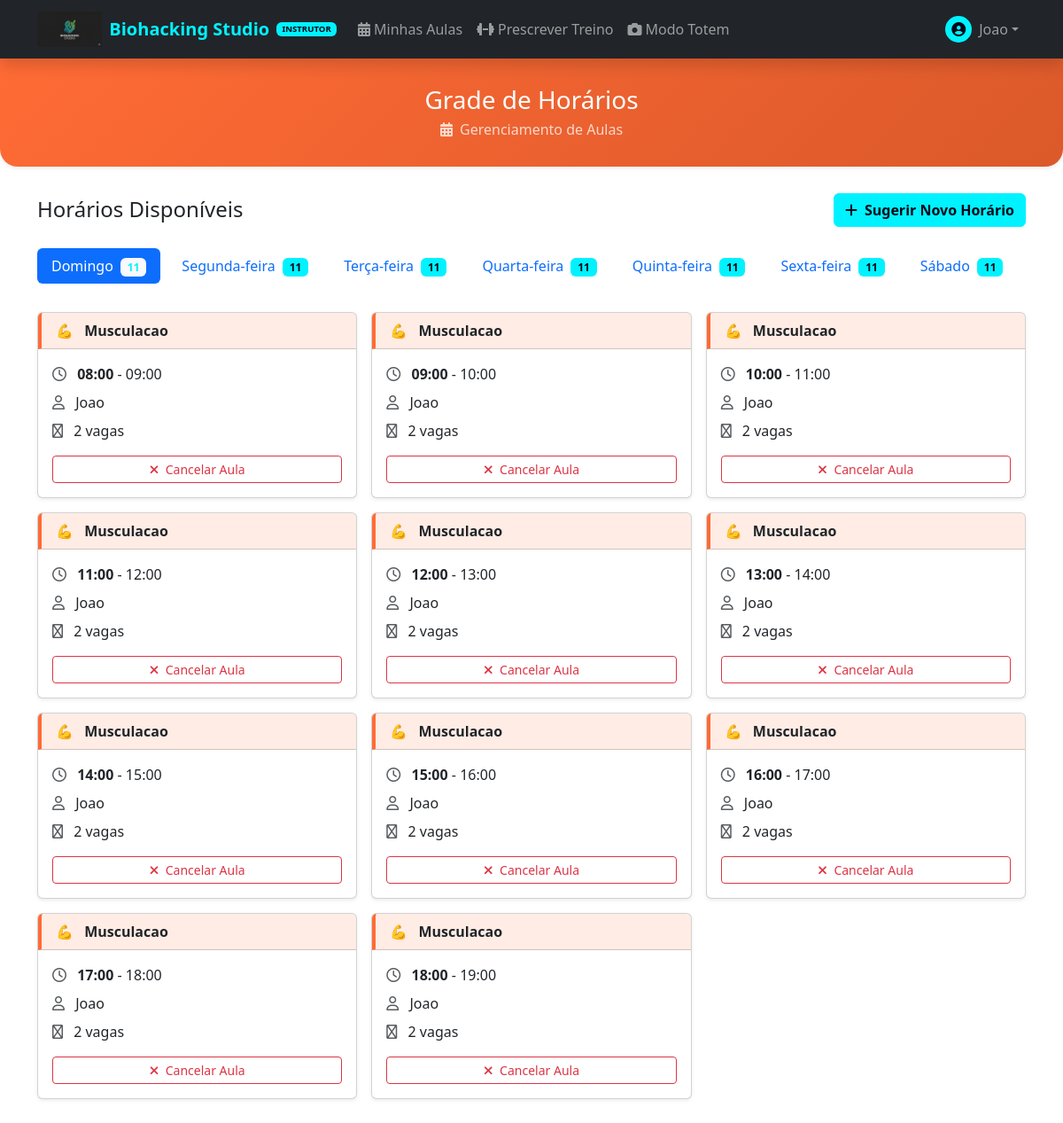
Screenshot of /instructor/schedules (signed in) with the database file from the repository.
### app/models/user.py (models this page shows, shortened)
class User(UserMixin, db.Model):
    __tablename__ = 'users'
    id = db.Column(db.Integer, primary_key=True)
    name = db.Column(db.String(100), nullable=False)
    email = db.Column(db.String(120), unique=True, nullable=False)
    phone = db.Column(db.String(20), nullable=False)
    password_hash = db.Column(db.String(256), nullable=False)
    cpf = db.Column(db.String(14), nullable=True)  # Formato: 123.456.789-00
    gender = db.Column(db.Enum(Gender), nullable=True)
    role = db.Column(db.String(20), default='student')
    xp = db.Column(db.Integer, default=0)  # XP total historico (para ranking)
    level = db.Column(db.Integer, default=1)
    xp_available = db.Column(db.Integer, default=0)  # XP disponivel para conversao (janela 3 meses)
    credits_balance = db.Column(db.Integer, default=0)  # Total de creditos ativos (wallets)
    face_encoding = db.Column(db.LargeBinary, nullable=True)
    face_encoding_version = db.Column(db.String(10), default='v1')
    face_registered_at = db.Column(db.DateTime, nullable=True)
    face_last_recognized = db.Column(db.DateTime, nullable=True)
    face_confidence_threshold = db.Column(db.Float, default=0.6)
    photo_url = db.Column(db.String(255))
    referral_code = db.Column(db.String(12), unique=True, nullable=True)
    professional_type = db.Column(db.Enum(ProfessionalType), nullable=True)
    base_commission_rate = db.Column(db.Numeric(5, 2), nullable=True)
    is_active = db.Column(db.Boolean, default=True)
    created_at = db.Column(db.DateTime, default=datetime.utcnow)
    updated_at = db.Column(db.DateTime, default=datetime.utcnow, onupdate=datetime.utcnow)
    last_login = db.Column(db.DateTime)
    @property
    def is_admin(self):
        return self.role == 'admin'
    @property
    def is_student(self):
        return self.role == 'student'
    @property
    def is_instructor(self):
        return self.role == 'instructor'

### app/models/class_schedule.py (models this page shows, shortened)
class ClassSchedule(db.Model):
    __tablename__ = 'class_schedules'
    id = db.Column(db.Integer, primary_key=True)
    modality_id = db.Column(db.Integer, db.ForeignKey('modalities.id'), nullable=False)
    instructor_id = db.Column(db.Integer, db.ForeignKey('users.id'), nullable=False)
    weekday = db.Column(db.Integer, nullable=False)  # 0=Dom, 6=Sab
    start_time = db.Column(db.Time, nullable=False)
    end_time = db.Column(db.Time, nullable=False)
    capacity = db.Column(db.Integer, default=10)
    current_split_rate = db.Column(db.Numeric(5, 2), default=60.00)
    avg_occupancy_rate = db.Column(db.Numeric(5, 2), default=0.00)
    is_active = db.Column(db.Boolean, default=True)
    is_approved = db.Column(db.Boolean, default=True)  # Por padrao admin cria aprovado
    created_by_id = db.Column(db.Integer, db.ForeignKey('users.id'), nullable=True)
    created_at = db.Column(db.DateTime, default=datetime.utcnow)
    updated_at = db.Column(db.DateTime, default=datetime.utcnow, onupdate=datetime.utcnow)
    instructor = db.relationship('User', foreign_keys=[instructor_id], backref='instructor_schedules')
    created_by = db.relationship('User', foreign_keys=[created_by_id], backref='created_schedules')

### app/models/modality.py (models this page shows, shortened)
class Modality(db.Model):
    __tablename__ = 'modalities'
    id = db.Column(db.Integer, primary_key=True)
    name = db.Column(db.String(100), nullable=False)
    description = db.Column(db.Text)
    color = db.Column(db.String(7), default='#FF6B35')
    icon = db.Column(db.String(50))  # Emoji ou FontAwesome
    is_active = db.Column(db.Boolean, default=True)
    credits_cost = db.Column(db.Integer, default=1, nullable=False)
    default_duration = db.Column(db.Integer, default=60, nullable=False) # em minutos
    is_featured = db.Column(db.Boolean, default=False)  # Destaque na landing page
    requires_gender_segregation = db.Column(db.Boolean, default=False)
    slug = db.Column(db.String(50), nullable=True, unique=True)
    created_at = db.Column(db.DateTime, default=datetime.utcnow)
    updated_at = db.Column(db.DateTime, default=datetime.utcnow, onupdate=datetime.utcnow)
    schedules = db.relationship('ClassSchedule', backref='modality', lazy=True)

### app/routes/instructor.py (the view)
@instructor_bp.route('/schedules')
@login_required
@instructor_required
def list_schedules():
    schedules = ClassSchedule.query.order_by(
        ClassSchedule.weekday,
        ClassSchedule.start_time
    ).all()
    schedules_by_day = {}
    for day_num, day_name in WEEKDAYS:
        schedules_by_day[day_name] = [s for s in schedules if s.weekday == day_num]
    return render_template('instructor/schedules/list.html',
                         schedules_by_day=schedules_by_day,
                         weekdays=WEEKDAYS)

### app/models/notification.py (called while the page is built)
    @classmethod
    def get_unread_count(cls, user_id):
        return cls.query.filter_by(user_id=user_id, is_read=False).count()

### app/routes/instructor.py (called while the page is built)
def instructor_required(f):
    from functools import wraps
    @wraps(f)
    def decorated_function(*args, **kwargs):
        if not current_user.is_authenticated:
            abort(403)
        is_staff = current_user.role in ('instructor', 'admin') or \
                   (hasattr(current_user, 'professional_type') and current_user.professional_type is not None)
        if not is_staff:
            abort(403)
        return f(*args, **kwargs)
    return decorated_function

### app/templates/instructor/schedules/list.html (shortened to what this page needs)
{% extends "base.html" %}
{% block content %}
<header class="instructor-header shadow-sm mt-0">
    <div class="container text-center">
        <h1 class="h3 mb-1">Grade de Horários</h1>
        <p class="mb-0 opacity-75">
            <i class="fas fa-calendar-alt me-1"></i> Gerenciamento de Aulas
        </p>
    </div>
</header>
<div class="container mb-5">
    <div class="d-flex justify-content-between align-items-center mb-4">
        <h4 class="mb-0">Horários Disponíveis</h4>
        <a href="{{ url_for('instructor.create_schedule') }}" class="btn btn-primary">
            <i class="fas fa-plus me-2"></i>Sugerir Novo Horário
        </a>
    </div>
    <ul class="nav nav-pills mb-4 overflow-auto flex-nowrap pb-2" role="tablist">
        {% for day_num, day_name in weekdays %}
        <li class="nav-item" role="presentation">
            <button class="nav-link {{ 'active' if loop.first }} me-2" id="tab-{{ day_num }}" data-bs-toggle="tab"
                data-bs-target="#content-{{ day_num }}" type="button" role="tab">
                {{ day_name }}
                {% if schedules_by_day[day_name] %}
                <span class="badge {{ 'bg-light text-primary' if loop.first else 'bg-primary' }} ms-1">
                    {{ schedules_by_day[day_name]|length }}
                </span>
                {% endif %}
            </button>
        </li>
        {% endfor %}
    </ul>
    <div class="tab-content">
        {% for day_num, day_name in weekdays %}
        <div class="tab-pane fade {{ 'show active' if loop.first }}" id="content-{{ day_num }}" role="tabpanel">
            {% set day_schedules = schedules_by_day[day_name] %}
            {% if day_schedules %}
            <div class="row g-3">
                {% for schedule in day_schedules %}
                <div class="col-md-4">
                    <div
                        class="card h-100 shadow-sm {{ 'border-warning' if not schedule.is_approved }} {{ 'opacity-50' if not schedule.is_active }}">
                        <div class="card-header d-flex justify-content-between align-items-center"
                            style="background-color: {{ schedule.modality.color }}20; border-left: 4px solid {{ schedule.modality.color }};">
                            <div class="text-truncate mr-2">
                                <span class="me-2">{{ schedule.modality.icon or '💪' }}</span>
                                <strong>{{ schedule.modality.name }}</strong>
                            </div>
                        </div>
                        <div class="card-body">
                            <div class="mb-2">
                                <i class="far fa-clock text-muted me-2"></i>
                                <strong>{{ schedule.start_time.strftime('%H:%M') }}</strong> -
                                {{ schedule.end_time.strftime('%H:%M') }}
                            </div>
                            <div class="mb-2">
                                <i class="far fa-user text-muted me-2"></i>
                                {{ schedule.instructor.name }}
                            </div>
                            <div class="mb-3">
                                <i class="far fa-users text-muted me-2"></i>
                                {{ schedule.capacity }} vagas
                            </div>
                            {% if schedule.is_active %}
                            {% set can_cancel = current_user.role == 'admin' or schedule.created_by_id ==
                            current_user.id or schedule.instructor_id == current_user.id %}
                            {% if can_cancel %}
                            <form action="{{ url_for('instructor.cancel_schedule_template', id=schedule.id) }}"
                                method="POST"
                                onsubmit="return confirm('Tem certeza que deseja cancelar este horário?')">
                                <button type="submit" class="btn btn-sm btn-outline-danger w-100">
                                    <i class="fas fa-times me-1"></i> Cancelar Aula
                                </button>
                            </form>
                            {% endif %}
                            {% endif %}
                        </div>
                    </div>
                </div>
                {% endfor %}
            </div>
            {% endif %}
        </div>
        {% endfor %}
    </div>
</div>
{% endblock %}

### app/templates/includes/navbar.html (shortened to what this page needs)
<nav class="navbar navbar-expand-lg navbar-dark bg-dark sticky-top shadow">
    <div class="container">
        <a class="navbar-brand d-flex align-items-center" href="{{ url_for('marketing.index') }}">
            <img src="{{ url_for('static', filename='img/logo.png') }}" alt="Biohacking Studio" height="40"
                 class="d-inline-block align-text-top me-2" onerror="this.style.display='none';">
            <span class="fw-bold text-primary">Biohacking Studio</span>
            {% if current_user.is_authenticated %}
            {% if current_user.is_admin %}
            <span class="badge bg-danger ms-2" style="font-size: 0.6rem;">ADMIN</span>
            {% elif current_user.is_instructor %}
            <span class="badge bg-primary ms-2" style="font-size: 0.6rem;">INSTRUTOR</span>
            {% endif %}
            {% endif %}
        </a>
        <div class="collapse navbar-collapse" id="mainNavbar">
            <ul class="navbar-nav me-auto">
                {% if current_user.is_authenticated %}
                {% if current_user.is_admin %}
                <li class="nav-item">
                    <a class="nav-link {% if request.endpoint and 'admin.dashboard' in request.endpoint %}active{% endif %}"
                        href="{{ url_for('admin.dashboard') }}">Painel Admin</a>
                </li>
                {% elif current_user.is_instructor %}
                <li class="nav-item">
                    <a class="nav-link {% if request.endpoint and 'instructor.dashboard' in request.endpoint %}active{% endif %}"
                        href="{{ url_for('instructor.dashboard') }}"><i class="fas fa-calendar-alt me-1"></i>Minhas
                        Aulas</a>
                </li>
                <li class="nav-item">
                    <a class="nav-link {% if request.endpoint and 'training' in request.endpoint %}active{% endif %}"
                        href="{{ url_for('instructor.training_list') }}"><i class="fas fa-dumbbell me-1"></i>Prescrever
                        Treino</a>
                </li>
                <li class="nav-item">
                    <a class="nav-link {% if request.endpoint and 'totem' in request.endpoint %}active{% endif %}"
                        href="{{ url_for('instructor.totem_view') }}"><i class="fas fa-camera me-1"></i>Modo Totem</a>
                </li>
                {% endif %}
                {% else %}
                <li class="nav-item">
                    <a class="nav-link {% if request.endpoint and 'shop' in request.endpoint %}active{% endif %}"
                        href="{{ url_for('shop.packages') }}">Planos e Preços</a>
                </li>
                {% endif %}
            </ul>
            <div class="navbar-nav align-items-center">
                {% if current_user.is_authenticated %}
                <div class="nav-item dropdown">
                    <a class="nav-link dropdown-toggle d-flex align-items-center" href="#" id="userDropdown"
                        role="button" data-bs-toggle="dropdown">
                        <div class="avatar-xs me-2 bg-primary rounded-circle d-flex align-items-center justify-content-center text-white"
                            style="width: 30px; height: 30px;">
                            <i class="fas fa-user-circle"></i>
                        </div>
                        <span>{{ current_user.name.split()[0] }}</span>
                    </a>
                </div>
                {% else %}
                <a class="nav-link me-2" href="{{ url_for('auth.login') }}">Entrar</a>
                <a class="btn btn-primary btn-sm px-3 rounded-pill" href="{{ url_for('auth.register') }}">Começar
                    Agora</a>
                {% endif %}
            </div>
        </div>
    </div>
</nav>

### app/templates/instructor/schedules/list.html (style rules this page uses)
.instructor-header { background: linear-gradient(135deg, #FF6B35 0%, #db592a 100%); color: white; padding: 30px 0; margin-bottom: 30px; border-radius: 0 0 20px 20px; }

### app/templates/base.html (style rules this page uses)
:root { --primary-color: #00f2ff; --secondary-color: #0f172a; --text-dark: #020617; }
body { min-height: 100vh; display: flex; flex-direction: column; }
.btn-primary { background-color: var(--primary-color); border-color: var(--primary-color); color: var(--text-dark) !important; font-weight: 600; }
.text-primary { color: var(--primary-color) !important; }
.bg-primary { background-color: var(--primary-color) !important; color: var(--text-dark) !important; }

### rows the page displays
User: name "Joao"
ClassSchedule: modality "💪", modality.name "Musculacao", start_time "08:00", end_time "09:00", instructor.name "Joao", capacity "2"
ClassSchedule: modality "💪", modality.name "Musculacao", start_time "09:00", end_time "10:00", instructor.name "Joao", capacity "2"
ClassSchedule: modality "💪", modality.name "Musculacao", start_time "10:00", end_time "11:00", instructor.name "Joao", capacity "2"
ClassSchedule: modality "💪", modality.name "Musculacao", start_time "11:00", end_time "12:00", instructor.name "Joao", capacity "2"
ClassSchedule: modality "💪", modality.name "Musculacao", start_time "12:00", end_time "13:00", instructor.name "Joao", capacity "2"
ClassSchedule: modality "💪", modality.name "Musculacao", start_time "13:00", end_time "14:00", instructor.name "Joao", capacity "2"
ClassSchedule: modality "💪", modality.name "Musculacao", start_time "14:00", end_time "15:00", instructor.name "Joao", capacity "2"
ClassSchedule: modality "💪", modality.name "Musculacao", start_time "15:00", end_time "16:00", instructor.name "Joao", capacity "2"
ClassSchedule: modality "💪", modality.name "Musculacao", start_time "16:00", end_time "17:00", instructor.name "Joao", capacity "2"
ClassSchedule: modality "💪", modality.name "Musculacao", start_time "17:00", end_time "18:00", instructor.name "Joao", capacity "2"
ClassSchedule: modality "💪", modality.name "Musculacao", start_time "18:00", end_time "19:00", instructor.name "Joao", capacity "2"

### other values shown
{{ day_name }} "Domingo" "Segunda-feira" "Terça-feira" "Quarta-feira" "Quinta-feira" "Sexta-feira" "Sábado"
{{ schedules_by_day[day_name]|length }} "11" "11" "11" "11" "11" "11" "11"
